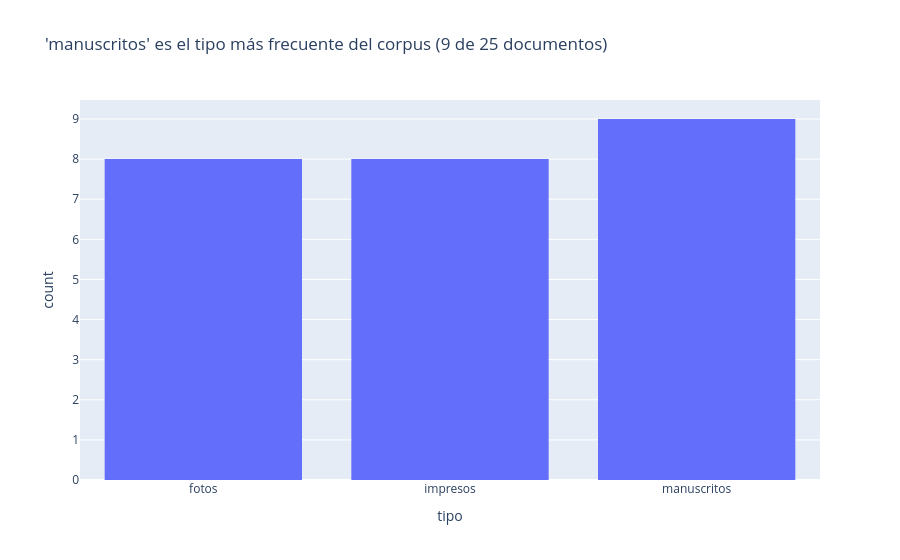
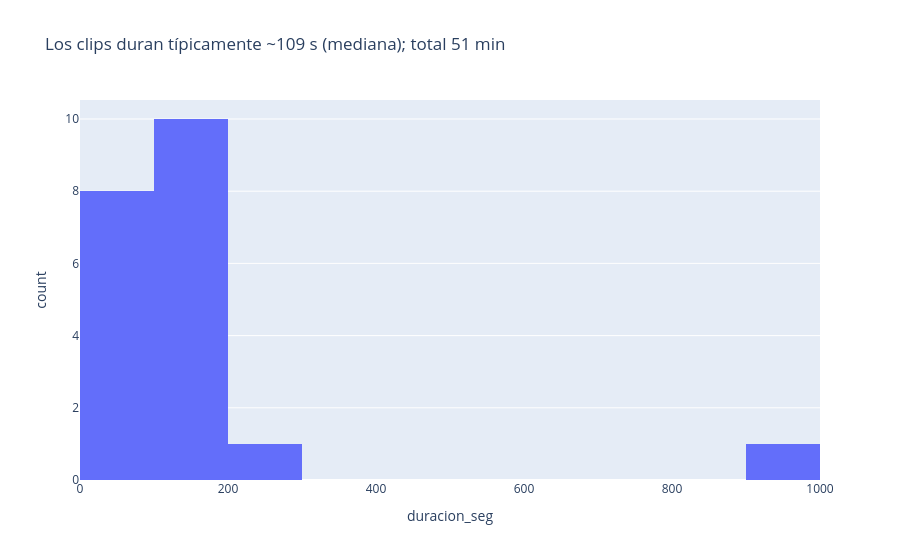
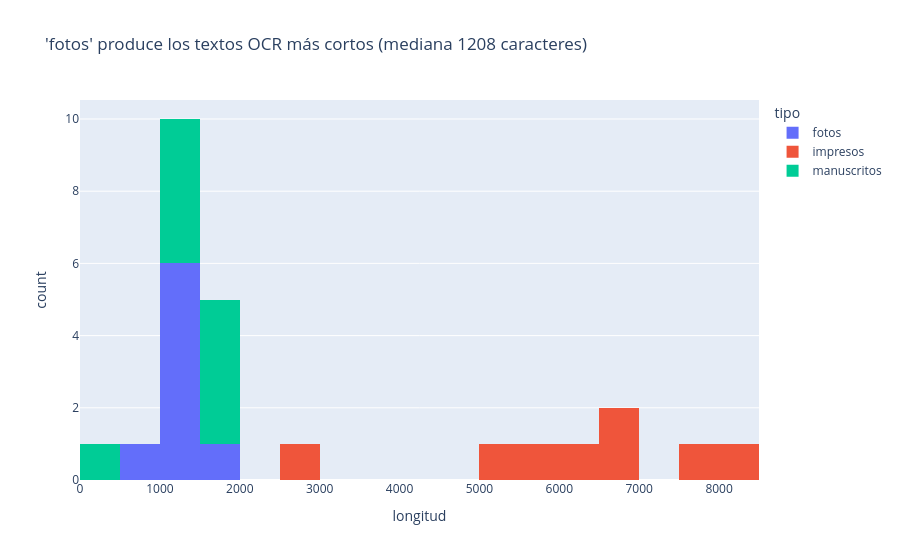

Notebook code for these charts, in order:
### Code cell
docs["longitud"] = docs["texto_ocr"].str.len()
top = docs["tipo"].value_counts()
px.histogram(docs, x="tipo", title=f"'{top.index[0]}' es el tipo más frecuente del corpus ({top.iloc[0]} de {len(docs)} documentos)").show()

if len(trans):
    med = trans["duracion_seg"].median()
    px.histogram(trans, x="duracion_seg", nbins=15,
                 title=f"Los clips duran típicamente ~{med:.0f} s (mediana); total {trans['duracion_seg'].sum()/60:.0f} min").show()

lt = docs.groupby("tipo")["longitud"].median().sort_values()
px.histogram(docs, x="longitud", color="tipo", nbins=20,
             title=f"'{lt.index[0]}' produce los textos OCR más cortos (mediana {lt.iloc[0]:.0f} caracteres)").show()

### Figure 1 — Plotly figure (JSON) as saved in the notebook; plotly's stock layout.template omitted (floating-point values rounded to 4 significant figures)
{"data": [{"bingroup": "x", "hovertemplate": "tipo=%{x}<br>count=%{y}<extra></extra>", "legendgroup": "", "marker": {"color": "#636efa", "pattern": {"shape": ""}}, "name": "", "orientation": "v", "showlegend": false, "type": "histogram", "x": ["fotos", "fotos", "fotos", "fotos", "fotos", "fotos", "fotos", "fotos", "impresos", "impresos", "impresos", "impresos", "impresos", "impresos", "impresos", "impresos", "manuscritos", "manuscritos", "manuscritos", "manuscritos", "manuscritos", "manuscritos", "manuscritos", "manuscritos", "manuscritos"], "xaxis": "x", "yaxis": "y"}], "layout": {"barmode": "relative", "legend": {"tracegroupgap": 0}, "title": {"text": "'manuscritos' es el tipo más frecuente del corpus (9 de 25 documentos)"}, "xaxis": {"anchor": "y", "domain": [0, 1], "title": {"text": "tipo"}}, "yaxis": {"anchor": "x", "domain": [0, 1], "title": {"text": "count"}}}}

### Figure 2 — Plotly figure (JSON) as saved in the notebook; plotly's stock layout.template omitted (floating-point values rounded to 4 significant figures)
{"data": [{"bingroup": "x", "hovertemplate": "duracion_seg=%{x}<br>count=%{y}<extra></extra>", "legendgroup": "", "marker": {"color": "#636efa", "pattern": {"shape": ""}}, "name": "", "nbinsx": 15, "orientation": "v", "showlegend": false, "type": "histogram", "x": [54.2, 63.2, 90.2, 150.9, 179.0, 86.1, 214.3, 66.8, 99.9, 101.8, 148.3, 964.9, 113.0, 22.8, 129.2, 60.4, 143.3, 136.1, 144.5, 105.8], "xaxis": "x", "yaxis": "y"}], "layout": {"barmode": "relative", "legend": {"tracegroupgap": 0}, "title": {"text": "Los clips duran típicamente ~109 s (mediana); total 51 min"}, "xaxis": {"anchor": "y", "domain": [0, 1], "title": {"text": "duracion_seg"}}, "yaxis": {"anchor": "x", "domain": [0, 1], "title": {"text": "count"}}}}

### Figure 3 — Plotly figure (JSON) as saved in the notebook; plotly's stock layout.template omitted (floating-point values rounded to 4 significant figures)
{"data": [{"bingroup": "x", "hovertemplate": "tipo=fotos<br>longitud=%{x}<br>count=%{y}<extra></extra>", "legendgroup": "fotos", "marker": {"color": "#636efa", "pattern": {"shape": ""}}, "name": "fotos", "nbinsx": 20, "orientation": "v", "showlegend": true, "type": "histogram", "x": [1169, 989, 1337, 1087, 1078, 1525, 1438, 1248], "xaxis": "x", "yaxis": "y"}, {"bingroup": "x", "hovertemplate": "tipo=impresos<br>longitud=%{x}<br>count=%{y}<extra></extra>", "legendgroup": "impresos", "marker": {"color": "#EF553B", "pattern": {"shape": ""}}, "name": "impresos", "nbinsx": 20, "orientation": "v", "showlegend": true, "type": "histogram", "x": [2766, 6932, 6299, 7517, 5473, 5860, 8128, 6966], "xaxis": "x", "yaxis": "y"}, {"bingroup": "x", "hovertemplate": "tipo=manuscritos<br>longitud=%{x}<br>count=%{y}<extra></extra>", "legendgroup": "manuscritos", "marker": {"color": "#00cc96", "pattern": {"shape": ""}}, "name": "manuscritos", "nbinsx": 20, "orientation": "v", "showlegend": true, "type": "histogram", "x": [279, 1499, 1779, 1512, 1346, 1553, 1454, 1324, 1783], "xaxis": "x", "yaxis": "y"}], "layout": {"barmode": "relative", "legend": {"title": {"text": "tipo"}, "tracegroupgap": 0}, "title": {"text": "'fotos' produce los textos OCR más cortos (mediana 1208 caracteres)"}, "xaxis": {"anchor": "y", "domain": [0, 1], "title": {"text": "longitud"}}, "yaxis": {"anchor": "x", "domain": [0, 1], "title": {"text": "count"}}}}
